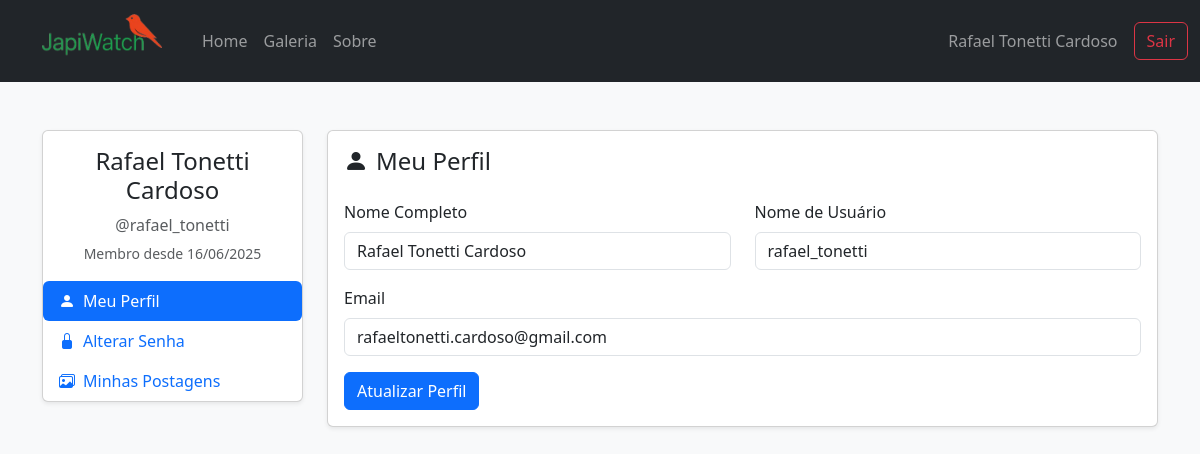
The app's page /user.php (signed in) with its own data.
### tables this page shows
CREATE TABLE `usuario` (
  `ID_Usuario` int(11) NOT NULL,
  `Nome_Completo` varchar(255) NOT NULL,
  `Email` varchar(255) NOT NULL,
  `Senha` varchar(255) NOT NULL,
  `Localizacao` varchar(255) DEFAULT NULL,
  `Username` varchar(255) NOT NULL
);

### user.php (the view, shortened to what this page needs)
<?php
include 'conexao.php';
$user_agents = array("iPhone","iPad","Android","webOS","BlackBerry","iPod","Symbian","IsGeneric");
foreach($user_agents as $user_agent){
    if (strpos($_SERVER['HTTP_USER_AGENT'], $user_agent) !== FALSE) {
        if (isset($_SESSION["Nome_Completo"])) {
            $text_lado = $_SESSION["Nome_Completo"];
            $botao = "<a class='nav-link' href='logout.php'>Sair</a>";
        } else {
            $text_lado = "";
            $botao = "<a class='nav-link' href='login.php'>Login</a>";
        }
    } else {
        if (isset($_SESSION["Nome_Completo"])) {
            $text_lado = $_SESSION["Nome_Completo"];
            $botao = "<a class='btn btn-outline-danger' href='logout.php'>Sair</a>";
        } else {
            $text_lado = "";
            $botao = "<a class='btn btn-outline-success' href='login.php'>Login</a>";
        }
    }
}
$usuario_id = $_SESSION['ID_Usuario'];
$usuario = $conn->query("SELECT * FROM usuario WHERE ID_Usuario = $usuario_id")->fetch_assoc();
?>
<!DOCTYPE html>
<html lang="pt-br">
<head>
    <link href="https://cdn.jsdelivr.net/npm/bootstrap@5.3.2/dist/css/bootstrap.min.css" rel="stylesheet">
    <link rel="stylesheet" href="https://cdn.jsdelivr.net/npm/bootstrap-icons@1.11.1/font/bootstrap-icons.css">
</head>
<body class="bg-light">
    <nav class="navbar navbar-dark navbar-expand-lg bg-dark">
        <div class="container-fluid gap-3">
            <a class="navbar-brand" style="margin-left: 30px" href="#">
                <img src="img/logo.png" alt="Logo" width="120" height="55" class="d-inline-block align-text-top">
            </a>
            <div class="collapse navbar-collapse" id="navbarSupportedContent">
                <ul class="navbar-nav me-auto mb-2 mb-lg-0">
                    <li class="nav-item active">
                    <a class="nav-link" href="index.php">Home</a>
                    </li>
                    <li class="nav-item">
                    <a class="nav-link" href="feed.php">Galeria</a>
                    </li>
                    <li class="nav-item">
                    <a class="nav-link" href="sobre.html">Sobre</a>
                    </li>
                </ul>
                <div class="d-flex align-items-center">
                    <span class="navbar-text me-3"><?= $text_lado ?></span>
                    <?= $botao ?>
                </div>
            </div>
        </div>
    </nav>
    <div class="container py-5">
        <div class="row">
            <div class="col-lg-3 mb-4">
                <div class="card shadow-sm">
                    <div class="card-body text-center">
                        <h4><?= htmlspecialchars($usuario['Nome_Completo']) ?></h4>
                        <p class="text-muted mb-1">@<?= htmlspecialchars($usuario['Username']) ?></p>
                        <small class="text-muted">Membro desde <?= date('d/m/Y', strtotime($usuario['Data_Cadastro'] ?? 'now')) ?></small>
                    </div>
                    <ul class="nav nav-pills flex-column mb-auto">
                        <li class="nav-item">
                            <a class="nav-link active" href="#perfil" data-bs-toggle="tab">
                                <i class="bi bi-person-fill me-2"></i>Meu Perfil
                            </a>
                        </li>
                        <li class="nav-item">
                            <a class="nav-link" href="#senha" data-bs-toggle="tab">
                                <i class="bi bi-lock-fill me-2"></i>Alterar Senha
                            </a>
                        </li>
                        <li class="nav-item">
                            <a class="nav-link" href="#postagens" data-bs-toggle="tab">
                                <i class="bi bi-images me-2"></i>Minhas Postagens
                            </a>
                        </li>
                    </ul>
                </div>
            </div>
            <div class="col-lg-9">
                <div class="card shadow-sm">
                    <div class="card-body">
                        <div class="tab-content">
                            <div class="tab-pane fade show active" id="perfil">
                                <h4 class="mb-4"><i class="bi bi-person-fill me-2"></i>Meu Perfil</h4>
                                <form method="post">
                                    <div class="row mb-3">
                                        <div class="col-md-6">
                                            <label class="form-label">Nome Completo</label>
                                            <input type="text" name="nome" class="form-control"
                                                   value="<?= htmlspecialchars($usuario['Nome_Completo']) ?>" required>
                                        </div>
                                        <div class="col-md-6">
                                            <label class="form-label">Nome de Usuário</label>
                                            <input type="text" name="username" class="form-control"
                                                   value="<?= htmlspecialchars($usuario['Username']) ?>" required>
                                        </div>
                                    </div>
                                    <div class="mb-3">
                                        <label class="form-label">Email</label>
                                        <input type="email" class="form-control"
                                               value="<?= htmlspecialchars($usuario['Email']) ?>" readonly>
                                    </div>
                                    <button type="submit" name="atualizar_perfil" class="btn btn-primary">
                                        Atualizar Perfil
                                    </button>
                                </form>
                            </div>
                        </div>
                    </div>
                </div>
            </div>
        </div>
    </div>
</body>
</html>

### user.php (style rules this page uses)
.nav-pills .nav-link.active { background-color: #0d6efd; }

### records on screen
usuario: Nome_Completo "Rafael Tonetti Cardoso", Username "rafael_tonetti", nome "Rafael Tonetti Cardoso", username "rafael_tonetti", Email "rafaeltonetti.cardoso@gmail.com"

### other values on screen
$text_lado "Rafael Tonetti Cardoso"
date('d/m/Y', strtotime($usuario['Data_Cadastro'] ?? 'now')) "16/06/2025"
